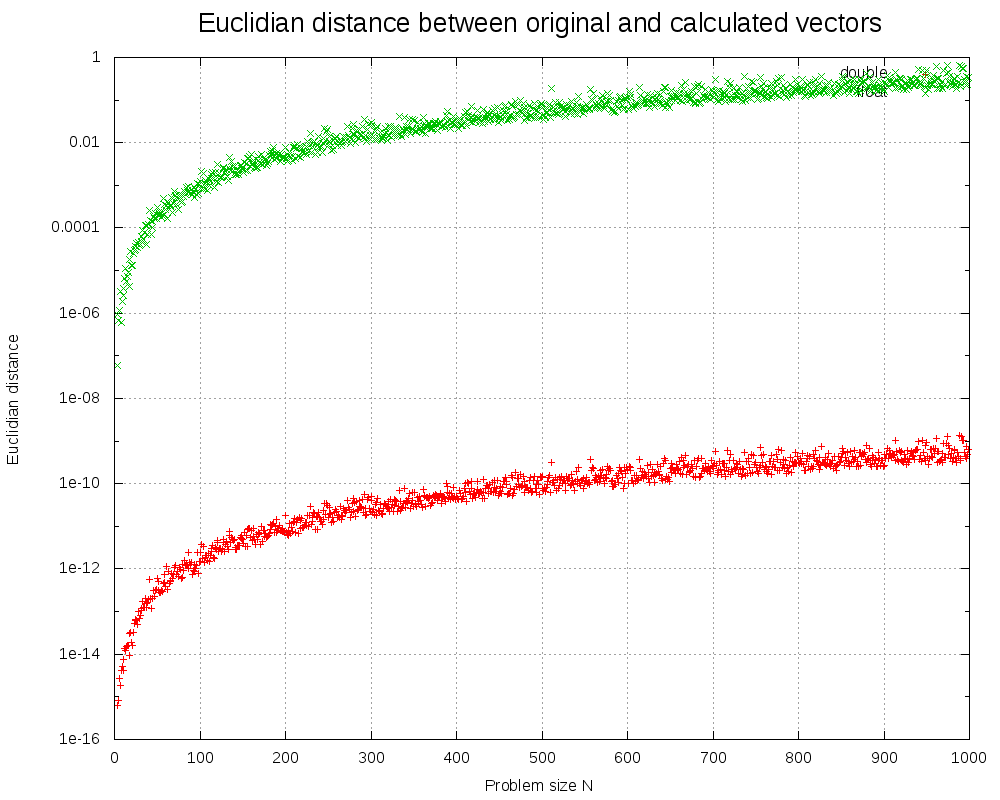

Write the gnuplot code that produced this figure.
set title "Euclidian distance between original and calculated vectors" font ",20"
set datafile separator ","
set term png size 1000,800

set logscale y
set grid


set xlabel "Problem size N"
set ylabel "Euclidian distance"

set output "ex2.png"
plot "lab1_ex_2_results_double.csv" u 1:3 with points title "double", \
"lab1_ex_2_results_float.csv" u 1:3 with points title "float"


set output "ex2_small.png"
set xrange [0:50]
plot "lab1_ex_2_results_double.csv" u 1:3 with points title "double", \
"lab1_ex_2_results_float.csv" u 1:3 with points title "float"